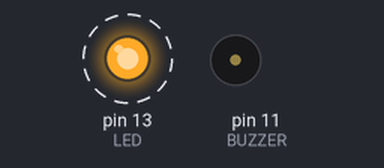
Bench run of a sketch on a simulated Arduino Uno, built with avr-gcc and run on an emulated ATmega328P. Shown: output pins drawn as LEDs (lit = HIGH), buzzer (waves = sounding, pin HIGH). Dashed ring = blinking.

Above: at 0.5 s.
Timing chart, 0 to 5.1 s (numbered marks = the images above):
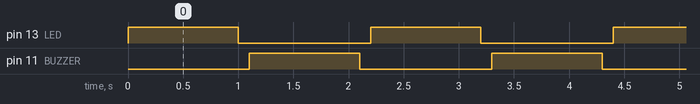

Measured:
- by itself, pin 13 (LED), pin 11 (BUZZER): alternates HIGH for 1.0 s and LOW for 1.2 s
- by itself, everything shown: repeats every 2.2 s, in 4 steps

The sketch:

LED_Buzzer.ino
```cpp
void setup() {

  pinMode(13,OUTPUT); //LED
  pinMode(11,OUTPUT); //BUZZER


}

void loop() {
  //LED
  digitalWrite(13,HIGH);
  delay(1000);
  digitalWrite(13,LOW);
  delay(100);

  //BUZZER
  digitalWrite(11,HIGH);
  delay(1000);
  digitalWrite(11,LOW);
  delay(100);
}
```
